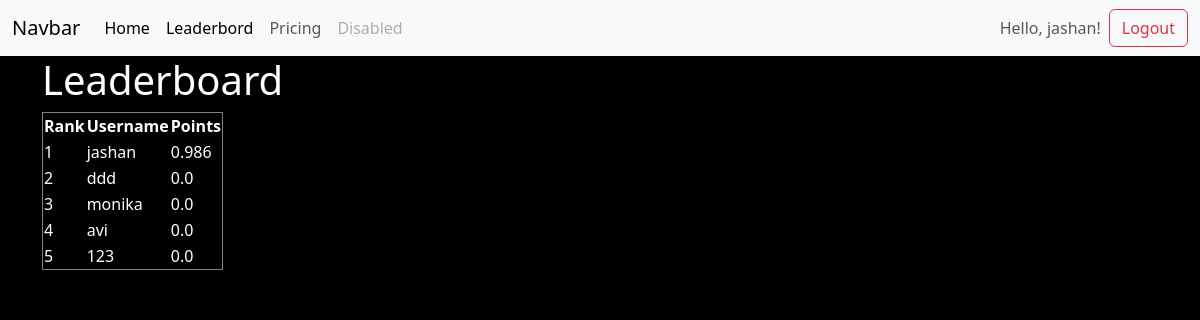
Screenshot of /pages/leaderbord/ (signed in) with the database file from the repository.
### account/models.py (models this page shows, shortened)
class profile (models.Model):
   user = models.OneToOneField(User, on_delete=models.CASCADE)
   points = models.FloatField(default=0)

### pages/views.py (the view)
# urls.py: path('leaderbord/', views.leaderbord, name='leaderbord'),
@login_required
def leaderbord (request):
   leaderbord = profile.objects.all().order_by('-points')
   return render(request, 'lederbord.html', {'leaderbord':leaderbord})

### pages/templates/lederbord.html
{% extends 'base.html' %}
{% block title %}Coding Prep {% endblock %} {% block content %}
<h1>Leaderboard</h1>
<table border="1">
   <thead>
      <tr>
         <th>Rank</th>
         <th>Username</th>
         <th>Points</th>
      </tr>
   </thead>
   <tbody>
      {% for each in leaderbord %}
      <tr>
         <td>{{ forloop.counter}}</td>
         <td>{{ each.user.username }}</td>
         <td>{{each.points}}</td>
      </tr>
      {% empty %}
      <tr>
         <td colspan="4">No questions available.</td>
      </tr>
      {% endfor %}
   </tbody>
</table>
{% endblock %}

### templates/base.html (shortened to what this page needs)
<!DOCTYPE html>
<html lang="en">
<head>
   <link rel="stylesheet" href="https://cdn.jsdelivr.net/npm/bootstrap@5.3.3/dist/css/bootstrap.min.css" />
</head>
<body>
   <nav class="navbar navbar-expand-lg navbar-light bg-light">
      <div class="container-fluid">
         <a class="navbar-brand" href="#">Navbar</a>
         <div class="collapse navbar-collapse" id="navbarNavAltMarkup">
            <div class="navbar-nav">
               <a class="nav-link active" aria-current="page" href="{% url 'homepage' %}">Home</a>
               <a class="nav-link active" aria-current="page" href="{% url 'leaderbord' %}">Leaderbord</a>
               <a class="nav-link" href="#">Pricing</a>
               <a class="nav-link disabled" href="#" tabindex="-1" aria-disabled="true">Disabled</a>
            </div>
            <div class="navbar-nav ms-auto">
               {% if not request.path == '/account/login/' and not request.path == '/account/register/' %}
               {% if user.is_authenticated %}
               <div class="d-flex align-items-center">
                  <span class="nav-link">Hello, {{ user.username }}!</span>
                  <a class="btn btn-outline-danger" href="{% url 'logout' %}" role="button">Logout</a>
               </div>
               {% else %}
               <a class="btn btn-outline-primary" href="{% url 'user_registration' %}" role="button">Sign
                  In/Register</a>
               {% endif %}
               {%endif%}
            </div>
         </div>
      </div>
   </nav>
   <div class="container">
      {% block content %}{% endblock %}
   </div>
</body>
</html>

### templates/base.html (style rules this page uses)
body { background-color: black; color: white; }

### rows the page displays
profile: user.username "jashan", points "0.986"
profile: user.username "ddd", points "0.0"
profile: user.username "monika", points "0.0"
profile: user.username "avi", points "0.0"
profile: user.username "123", points "0.0"

### other values shown
{{ user.username }} "jashan"
